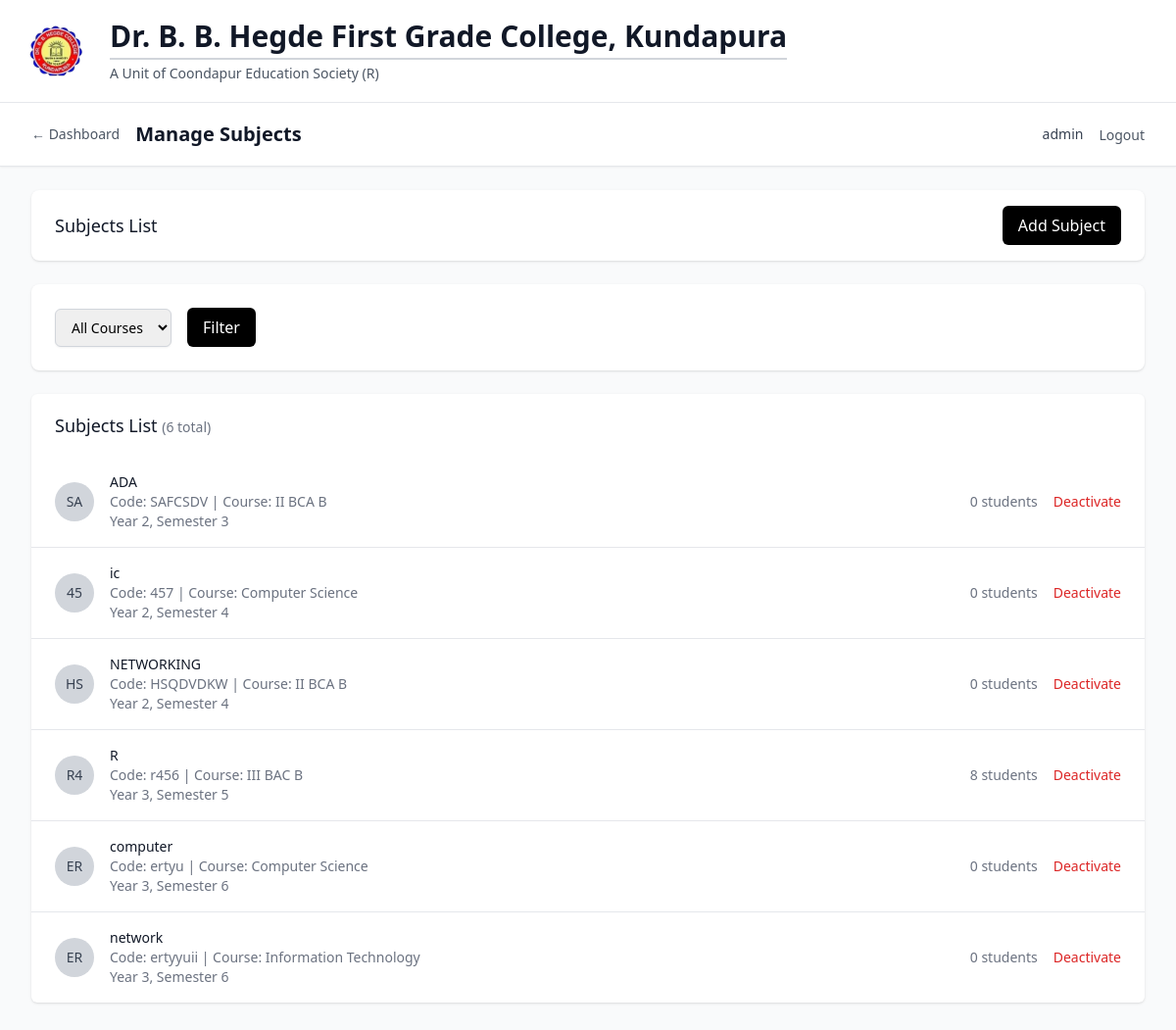
Page /management/subjects (signed in) on the committed database.
### models/academic.py (models this page shows, shortened)
class Subject(db.Model):
    __tablename__ = 'subject'
    id = db.Column(db.Integer, primary_key=True)
    name = db.Column(db.String(100), nullable=False)
    code = db.Column(db.String(20), nullable=False, index=True)
    course_id = db.Column(db.Integer, db.ForeignKey('course.id'), nullable=False)
    semester = db.Column(db.Integer, nullable=False)
    year = db.Column(db.Integer, nullable=False)
    credits = db.Column(db.Integer, default=3)
    description = db.Column(db.Text, nullable=True)
    created_at = db.Column(db.DateTime, default=datetime.utcnow)
    is_active = db.Column(db.Boolean, default=True)
    assignments = db.relationship('SubjectAssignment', backref='subject', lazy='dynamic')
    enrollments = db.relationship('StudentEnrollment', backref='subject', lazy='dynamic')
    attendance_records = db.relationship('AttendanceRecord', backref='subject', lazy='dynamic')
    monthly_summaries = db.relationship('MonthlyAttendanceSummary', backref='subject', lazy='dynamic')
    student_marks = db.relationship('StudentMarks', backref='subject', lazy='dynamic')
    __table_args__ = (db.UniqueConstraint('code', 'course_id', name='unique_subject_code_per_course'),)
    def get_enrolled_students_count(self):
        return self.enrollments.filter_by(is_active=True).count()

class Course(db.Model):
    __tablename__ = 'course'
    id = db.Column(db.Integer, primary_key=True)
    name = db.Column(db.String(100), nullable=False)
    code = db.Column(db.String(20), unique=True, nullable=False, index=True)
    description = db.Column(db.Text, nullable=True)
    duration_years = db.Column(db.Integer, default=3, nullable=False)
    total_semesters = db.Column(db.Integer, default=6, nullable=False)
    created_at = db.Column(db.DateTime, default=datetime.utcnow)
    is_active = db.Column(db.Boolean, default=True)
    students = db.relationship('Student', backref='course', lazy='dynamic')
    subjects = db.relationship('Subject', backref='course', lazy='dynamic')

### routes/auth.py (the view)
        def decorated_function(*args, **kwargs):
            if not SessionManager.is_authenticated(session):
                flash('Please log in to access this page', 'error')
                return redirect(url_for('auth.index'))
            if user_type:
                if user_type == 'management' and not SessionManager.is_management(session):
                    flash('Access denied. Management login required.', 'error')
                    return redirect(url_for('auth.management_login'))
                elif user_type == 'lecturer' and not SessionManager.is_lecturer(session):
                    flash('Access denied. Lecturer login required.', 'error')
                    return redirect(url_for('auth.lecturer_login'))
            return f(*args, **kwargs)

### app.py (called while the page is built)
def create_app():
    app = Flask(__name__)
    app.config.from_object(Config)
    db.init_app(app)
    csrf = CSRFProtect(app)
    @app.context_processor
    def inject_csrf_token():
        from flask_wtf.csrf import generate_csrf
        return dict(csrf_token=generate_csrf)
    from routes.auth import auth_bp
    from routes.management import management_bp
    from routes.lecturer import lecturer_bp
    app.register_blueprint(auth_bp)
    app.register_blueprint(management_bp, url_prefix='/management')
    app.register_blueprint(lecturer_bp, url_prefix='/lecturer')
    init_db(app)
    return app

### routes/auth.py (called while the page is built)
@auth_bp.app_context_processor
def inject_user():
    return {
        'current_user': SessionManager.get_session_info(session),
        'is_authenticated': SessionManager.is_authenticated(session),
        'is_management': SessionManager.is_management(session),
        'is_lecturer': SessionManager.is_lecturer(session)
    }

### routes/management.py (called while the page is built)
@management_bp.route('/subjects')
@login_required('management')
def subjects():
    try:
        course_id = request.args.get('course_id', type=int)
        subjects_data = ManagementService.get_subjects_by_course(course_id)
        courses = Course.query.filter_by(is_active=True).all()
        return render_template('management/subjects.html',
                             subjects=subjects_data,
                             courses=courses,
                             selected_course=course_id)
    except Exception as e:
        flash(f'Error loading subjects: {str(e)}', 'error')
        return render_template('management/subjects.html', subjects=[], courses=[])

### services/auth_service.py (called while the page is built)
    @staticmethod
    def is_authenticated(session):
        return 'user_type' in session and 'user_id' in session

    @staticmethod
    def is_management(session):
        return session.get('user_type') == 'management'

    @staticmethod
    def is_lecturer(session):
        return session.get('user_type') == 'lecturer'

    @staticmethod
    def get_session_info(session):
        if not SessionManager.is_authenticated(session):
            return None
        return {
            'user_type': session.get('user_type'),
            'user_id': session.get('user_id'),
            'username': session.get('username'),
            'login_time': session.get('login_time')
        }

### templates/management/subjects.html (shortened to what this page needs)
{% extends "base.html" %}
{% block content %}
<div x-data="initSubjectForm()">
<div class="min-h-screen bg-gray-50">
    <nav class="bg-white shadow-sm border-b border-gray-200">
        <div class="max-w-7xl mx-auto px-4 sm:px-6 lg:px-8">
            <div class="flex justify-between h-16">
                <div class="flex items-center space-x-4">
                    <a href="{{ url_for('management.dashboard') }}" class="text-sm text-gray-600 hover:text-black">← Dashboard</a>
                    <h1 class="text-xl font-semibold text-gray-900">Manage Subjects</h1>
                </div>
                <div class="flex items-center space-x-4">
                    <span class="text-sm text-gray-700">{{ current_user.username }}</span>
                    <form method="POST" action="{{ url_for('auth.logout') }}" class="inline">
                        <button type="submit" class="text-sm text-gray-600 hover:text-black">Logout</button>
                    </form>
                </div>
            </div>
        </div>
    </nav>
    <div class="max-w-7xl mx-auto py-6 sm:px-6 lg:px-8">
        <div class="bg-white shadow rounded-lg mb-6">
            <div class="px-4 py-4 sm:px-6 flex justify-between items-center">
                <h3 class="text-lg leading-6 font-medium text-gray-900">Subjects List</h3>
                <div class="space-x-2">
                    <button @click="showAddSubjectModal = true" type="button"
                            class="bg-black text-white px-4 py-2 rounded-md hover:bg-gray-800 focus:outline-none focus:ring-2 focus:ring-offset-2 focus:ring-black">
                        Add Subject
                    </button>
                </div>
            </div>
        </div>
        <div class="bg-white shadow rounded-lg mb-6">
            <div class="px-4 py-5 sm:p-6">
                <form method="GET" class="flex items-center space-x-4">
                    <div>
                        <select name="course_id" class="px-3 py-2 border border-gray-300 rounded-md shadow-sm focus:outline-none focus:ring-black focus:border-black sm:text-sm">
                            <option value="">All Courses</option>
                        </select>
                    </div>
                    <button type="submit" class="bg-black text-white px-4 py-2 rounded-md hover:bg-gray-800 focus:outline-none focus:ring-2 focus:ring-offset-2 focus:ring-black">
                        Filter
                    </button>
                </form>
            </div>
        </div>
        <div class="bg-white shadow overflow-hidden sm:rounded-md">
            <div class="px-4 py-5 sm:px-6">
                <h3 class="text-lg leading-6 font-medium text-gray-900">
                    Subjects List
                    {% if subjects %}
                    <span class="text-sm text-gray-500">({{ subjects|length }} total)</span>
                    {% endif %}
                </h3>
            </div>
            {% if subjects %}
            <ul class="divide-y divide-gray-200">
                {% for subject in subjects %}
                <li class="px-4 py-4 sm:px-6">
                    <div class="flex items-center justify-between">
                        <div class="flex items-center">
                            <div class="flex-shrink-0">
                                <div class="h-10 w-10 rounded-full bg-gray-300 flex items-center justify-center">
                                    <span class="text-sm font-medium text-gray-700">{{ subject.code[:2].upper() }}</span>
                                </div>
                            </div>
                            <div class="ml-4">
                                <div class="flex items-center">
                                    <p class="text-sm font-medium text-gray-900">{{ subject.name }}</p>
                                </div>
                                <p class="text-sm text-gray-500">Code: {{ subject.code }} | Course: {{ subject.course.name if subject.course else 'N/A' }}</p>
                                <p class="text-sm text-gray-500">Year {{ subject.year }}, Semester {{ subject.semester }}</p>
                            </div>
                        </div>
                        <div class="flex items-center space-x-4">
                            <div class="text-sm text-gray-500">
                                {{ subject.get_enrolled_students_count() }} students
                            </div>
                            <div class="flex items-center space-x-2">
                                <button @click="toggleSubjectStatus({{ subject.id }}, '{{ subject.name }}', {{ subject.is_active|lower }})"
                                        class="text-sm {% if subject.is_active %}text-red-600 hover:text-red-800{% else %}text-green-600 hover:text-green-800{% endif %}">
                                    {% if subject.is_active %}Deactivate{% else %}Activate{% endif %}
                                </button>
                            </div>
                        </div>
                    </div>
                </li>
                {% endfor %}
            </ul>
            {% else %}
            <div class="px-4 py-5 sm:px-6 text-center">
                <p class="text-gray-500">No subjects found.</p>
            </div>
            {% endif %}
        </div>
    </div>
</div>
</div>
{% endblock %}

### rows in the picture
Subject: code "SA", name "ADA", code "SAFCSDV", course "II BCA B", year "2", semester "3", get_enrolled_students_count "0", is_active "Deactivate"
Subject: code "45", name "ic", code "457", course "Computer Science", year "2", semester "4", get_enrolled_students_count "0", is_active "Deactivate"
Subject: code "HS", name "NETWORKING", code "HSQDVDKW", course "II BCA B", year "2", semester "4", get_enrolled_students_count "0", is_active "Deactivate"
Subject: code "R4", name "R", code "r456", course "III BAC B", year "3", semester "5", get_enrolled_students_count "8", is_active "Deactivate"
Subject: code "ER", name "computer", code "ertyu", course "Computer Science", year "3", semester "6", get_enrolled_students_count "0", is_active "Deactivate"
Subject: code "ER", name "network", code "ertyyuii", course "Information Technology", year "3", semester "6", get_enrolled_students_count "0", is_active "Deactivate"

### other values in the picture
{{ current_user.username }} "admin"
{{ subjects|length }} "6"
